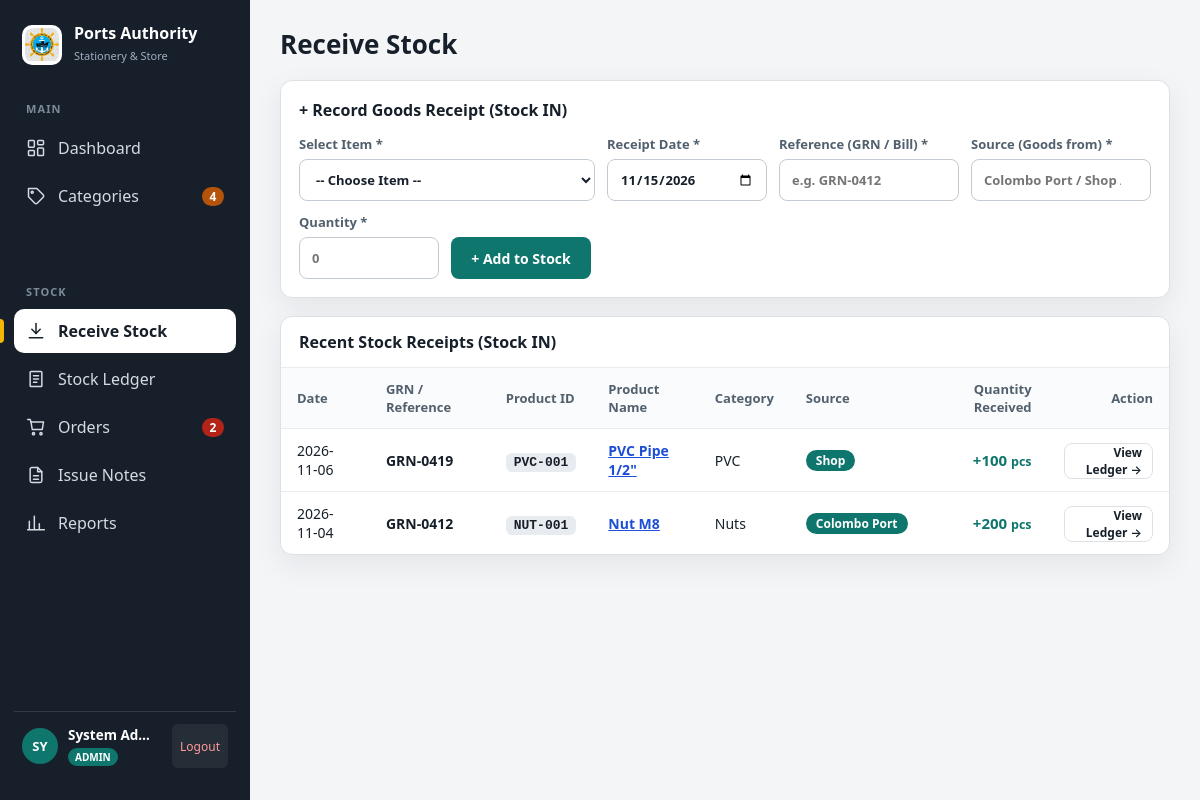
Page /app/receive_stock.php (signed in) on the committed database.
### tables this page shows
CREATE TABLE IF NOT EXISTS stock_entries (
    id INT AUTO_INCREMENT PRIMARY KEY,
    item_id INT NOT NULL,
    entry_date DATE NOT NULL,
    reference VARCHAR(100) NOT NULL,
    entry_type ENUM('IN', 'OUT') NOT NULL,
    source VARCHAR(100) NOT NULL,
    quantity DECIMAL(10,2) NOT NULL DEFAULT 0,
    created_at TIMESTAMP DEFAULT CURRENT_TIMESTAMP,
    CONSTRAINT fk_entries_item FOREIGN KEY (item_id) REFERENCES items(id) ON DELETE CASCADE
);

CREATE TABLE IF NOT EXISTS items (
    id INT AUTO_INCREMENT PRIMARY KEY,
    code VARCHAR(30) NOT NULL UNIQUE,
    name VARCHAR(150) NOT NULL,
    category_id INT NOT NULL,
    unit VARCHAR(20) NOT NULL,
    rack_no VARCHAR(50) DEFAULT NULL,
    rate DECIMAL(10,2) NOT NULL DEFAULT 0.00,
    reorder_level INT NOT NULL DEFAULT 10,
    created_at TIMESTAMP DEFAULT CURRENT_TIMESTAMP,
    CONSTRAINT fk_items_category FOREIGN KEY (category_id) REFERENCES categories(id) ON DELETE CASCADE
);

CREATE TABLE IF NOT EXISTS categories (
    id INT AUTO_INCREMENT PRIMARY KEY,
    name VARCHAR(100) NOT NULL UNIQUE,
    code VARCHAR(10) NOT NULL UNIQUE,
    description VARCHAR(255) DEFAULT NULL,
    unit VARCHAR(20) NOT NULL DEFAULT 'pcs',
    default_reorder INT NOT NULL DEFAULT 10,
    color VARCHAR(20) DEFAULT '#0F766E'
);

### app/helpers.php (called while the page is built, shortened)
<?php
function db() {
    static $pdo = null;
    if ($pdo === null) {
        $dsn = 'mysql:host=' . DB_HOST . ';dbname=' . DB_NAME . ';charset=utf8mb4';
        $pdo = new PDO($dsn, DB_USER, DB_PASS, [
            PDO::ATTR_ERRMODE => PDO::ERRMODE_EXCEPTION,
            PDO::ATTR_DEFAULT_FETCH_MODE => PDO::FETCH_ASSOC,
            PDO::ATTR_EMULATE_PREPARES => false,
        ]);
    }
    return $pdo;
}
try {
    $pdo = db();
} catch (Throwable $e) {
    $pdo = null;
}
function q($sql, $params = []) {
    global $pdo;
    $stmt = $pdo->prepare($sql);
    $stmt->execute($params);
    return $stmt;
}
function e($value) {
    return htmlspecialchars((string) ($value ?? ''), ENT_QUOTES, 'UTF-8');
}
function qty($value) {
    $num = (float) $value;
    if (floor($num) == $num) {
        return number_format($num, 0);
    }
    return number_format($num, 2);
}

### app/receive_stock.php (the view, shortened to what this page needs)
<?php
require_once __DIR__ . '/layout.php';
$recent = q("SELECT s.*, i.code, i.name AS item_name, i.unit, c.name AS cat_name
             FROM stock_entries s
             JOIN items i ON i.id = s.item_id
             JOIN categories c ON c.id = i.category_id
             WHERE s.entry_type = 'IN'
             ORDER BY s.entry_date DESC, s.id DESC
             LIMIT 50")->fetchAll();
?>
<div class="box pad">
  <h2 style="padding:0 0 14px 0;margin:0;border-bottom:0">+ Record Goods Receipt (Stock IN)</h2>
  <form method="post">
    <div class="row">
      <label style="flex:2;min-width:260px">
        Select Item *
        <select name="item_id" required>
          <option value="">-- Choose Item --</option>
        </select>
      </label>
      <label style="width:160px">
        Receipt Date *
        <input name="date" type="date" required value="<?= date('Y-m-d') ?>">
      </label>
      <label style="width:180px">
        Reference (GRN / Bill) *
        <input name="ref" required placeholder="e.g. GRN-0412">
      </label>
      <label style="flex:1;min-width:180px">
        Source (Goods from) *
        <input name="src" list="srcList" required placeholder="Colombo Port / Shop / Supplier">
      </label>
      <label style="width:140px">
        Quantity *
        <input name="qty" type="number" step="any" min="0.01" required placeholder="0">
      </label>
      <div style="align-self:flex-end">
        <button class="btn g" style="min-width:140px">+ Add to Stock</button>
      </div>
    </div>
  </form>
</div>
<div class="box">
  <h2>Recent Stock Receipts (Stock IN)</h2>
  <table>
    <thead>
      <tr>
        <th>Date</th>
        <th>GRN / Reference</th>
        <th>Product ID</th>
        <th>Product Name</th>
        <th>Category</th>
        <th>Source</th>
        <th class="r">Quantity Received</th>
        <th class="r">Action</th>
      </tr>
    </thead>
    <tbody>
      <?php foreach ($recent as $r): ?>
        <tr>
          <td><?= e($r['entry_date']) ?></td>
          <td><b><?= e($r['reference']) ?></b></td>
          <td><span class="code"><?= e($r['code']) ?></span></td>
          <td><a href="item.php?id=<?= $r['item_id'] ?>" style="color:var(--blue);font-weight:700"><?= e($r['item_name']) ?></a></td>
          <td><?= e($r['cat_name']) ?></td>
          <td><span class="pill" style="background:#0F766E"><?= e($r['source']) ?></span></td>
          <td class="r" style="color:#0F766E;font-weight:700;font-size:15px">+<?= qty($r['quantity']) ?> <small><?= e($r['unit']) ?></small></td>
          <td class="r">
            <a class="btn s o" href="item.php?id=<?= $r['item_id'] ?>">View Ledger &rarr;</a>
          </td>
        </tr>
      <?php endforeach; ?>
    </tbody>
  </table>
</div>

### app/app.css (style rules this page uses)
:root { --ink: #17202A; --mut: #52606D; --bg: #F4F5F7; --line: #DDE1E6; --red: #B42318; --blue: #1D4ED8; --port: #0F766E; --shop: #B45309; --panel: #ffffff; --shadow: 0 10px 30px rgba(23, 32, 42, 0.07); }
* { box-sizing: border-box; }
body { margin: 0; font-family: system-ui, -apple-system, Segoe UI, Roboto, Helvetica, Arial, sans-serif; color: var(--ink); background: var(--bg); }
button, input, select, textarea { font: inherit; }
nav svg { width: 20px; height: 20px; flex-shrink: 0; fill: none; stroke: currentColor; stroke-width: 1.8; stroke-linecap: round; stroke-linejoin: round; }
.btn { min-height: 42px; padding: 0 16px; border-radius: 8px; border: 0; background: var(--ink); color: #fff; font-weight: 600; font-size: 14px; cursor: pointer; display: inline-flex; align-items: center; justify-content: center; gap: 6px; text-decoration: none; transition: transform .12s ease, background .12s ease; }
.btn.g { background: #0F766E; }
.btn.o { background: #fff; color: var(--ink); border: 1px solid var(--line); }
.btn.s { min-height: 32px; padding: 0 10px; font-size: 12px; }
.box { background: #fff; border: 1px solid var(--line); border-radius: 12px; box-shadow: var(--shadow); overflow: hidden; }
.pad { padding: 18px; }
.box h2 { margin: 0; padding: 14px 18px; font-size: 16px; border-bottom: 1px solid #E8EBEF; }
table { width: 100%; border-collapse: collapse; font-size: 14px; }
th { text-align: left; color: var(--mut); font-size: 13px; font-weight: 600; padding: 12px 16px; background: #FAFBFC; border-bottom: 1px solid #E8EBEF; }
td { padding: 12px 16px; border-top: 1px solid #E8EBEF; vertical-align: middle; }
th.r, td.r { text-align: right; }
.code { font-family: ui-monospace, Consolas, monospace; font-size: 13px; font-weight: 700; background: #E8EBEF; border-radius: 6px; padding: 2px 8px; white-space: nowrap; }
.pill { display: inline-flex; align-items: center; justify-content: center; color: #fff; border-radius: 999px; padding: 2px 10px; font-size: 12px; font-weight: 700; white-space: nowrap; }
label { display: flex; flex-direction: column; gap: 6px; font-size: 13px; font-weight: 600; color: var(--mut); }
input, select, textarea { min-height: 42px; padding: 0 12px; border: 1px solid #C3CAD2; border-radius: 8px; background: #fff; color: var(--ink); }
.row { display: flex; align-items: center; flex-wrap: wrap; gap: 12px; }

### rows in the picture
stock_entries: entry_date "2026-11-06", reference "GRN-0419", item.code "PVC-001", item.name "PVC Pipe 1/2\"", categories.name "PVC", source "Shop", quantity "100", item.unit "pcs"
stock_entries: entry_date "2026-11-04", reference "GRN-0412", item.code "NUT-001", item.name "Nut M8", categories.name "Nuts", source "Colombo Port", quantity "200", item.unit "pcs"

### other values in the picture
$item['label'] "Dashboard"
$item['label'] "Categories"
$item['badge'] "4"
$item['label'] "Receive Stock"
$item['label'] "Stock Ledger"
$item['label'] "Orders"
$item['badge'] "2"
$item['label'] "Issue Notes"
$item['label'] "Reports"
substr($userName, 0, 2) "SY"
$userName "System Ad…"
str_replace('_', ' ', $userRole) "ADMIN"
$title "Receive Stock"
